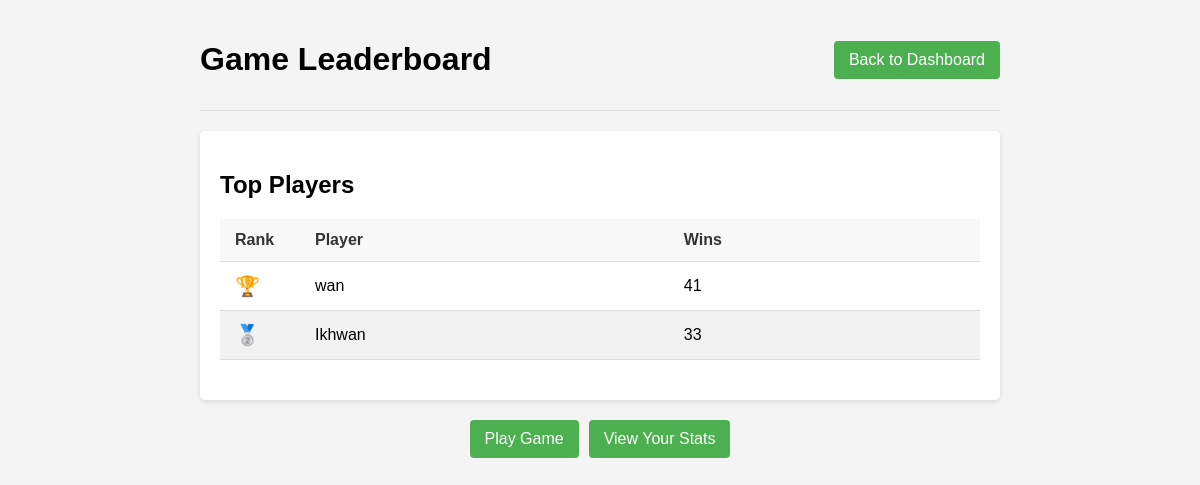
The page /leaderboard on the database as committed earlier.
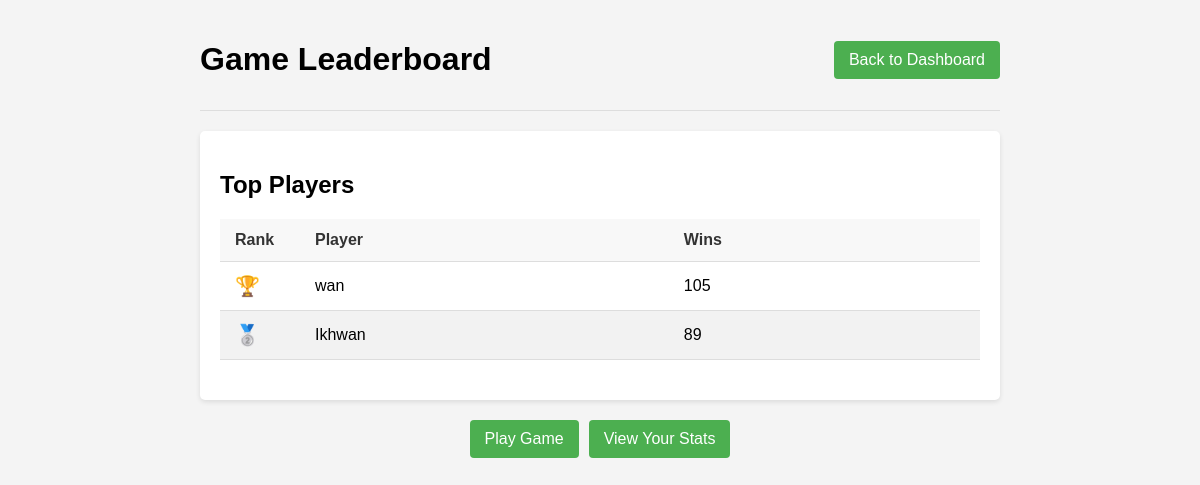
The same page on the database as committed later.
### tables this page shows
CREATE TABLE users (
        id INTEGER PRIMARY KEY,
        username TEXT UNIQUE NOT NULL,
        password_hash TEXT NOT NULL,
        salt TEXT NOT NULL,
        wins INTEGER DEFAULT 0,
        losses INTEGER DEFAULT 0,
        draws INTEGER DEFAULT 0
    );

### main.py (the view)
@app.route('/leaderboard')
def leaderboard():
    conn = setup_database()
    cursor = conn.cursor()
    cursor.execute("SELECT username, wins FROM users ORDER BY wins DESC LIMIT 10")
    top_users = cursor.fetchall()
    conn.close()
    return render_template('leaderboard.html', top_users=top_users)

### main.py (called while the page is built)
def setup_database():
    conn = sqlite3.connect('rps_game.db')
    cursor = conn.cursor()
    cursor.execute('''CREATE TABLE IF NOT EXISTS users (
                        id INTEGER PRIMARY KEY,
                        username TEXT UNIQUE NOT NULL,
                        password_hash TEXT NOT NULL,
                        salt TEXT NOT NULL,
                        wins INTEGER DEFAULT 0,
                        losses INTEGER DEFAULT 0,
                        draws INTEGER DEFAULT 0)''')
    conn.commit()
    return conn

### templates/leaderboard.html (shortened to what this page needs)
<!DOCTYPE html>
<html>
<head>
</head>
<body>
    <div class="container">
        <div class="header">
            <h1>Game Leaderboard</h1>
            <a href="{{ url_for('dashboard') }}" class="button">Back to Dashboard</a>
        </div>
        <div class="leaderboard-card">
            <h2>Top Players</h2>
            {% if top_users %}
            <table class="leaderboard-table">
                <thead>
                    <tr>
                        <th>Rank</th>
                        <th>Player</th>
                        <th>Wins</th>
                    </tr>
                </thead>
                <tbody>
                    {% for user in top_users %}
                    <tr>
                        <td class="rank rank-{{ loop.index }}">
                            {% if loop.index == 1 %}
                            <span class="trophy">🏆</span>
                            {% elif loop.index == 2 %}
                            <span class="trophy">🥈</span>
                            {% elif loop.index == 3 %}
                            <span class="trophy">🥉</span>
                            {% else %}
                            {{ loop.index }}
                            {% endif %}
                        </td>
                        <td>{{ user[0] }}</td>
                        <td>{{ user[1] }}</td>
                    </tr>
                    {% endfor %}
                </tbody>
            </table>
            {% else %}
            <div style="text-align: center; margin: 30px 0;">
                <p>No players have recorded any wins yet. Be the first!</p>
            </div>
            {% endif %}
        </div>
        <div class="nav-buttons">
            <a href="{{ url_for('play_game') }}" class="button">Play Game</a>
            <a href="{{ url_for('view_stats') }}" class="button">View Your Stats</a>
        </div>
    </div>
</body>
</html>

### templates/leaderboard.html (style rules this page uses)
body { font-family: Arial, sans-serif; background-color: #f4f4f4; margin: 0; padding: 0; }
.container { max-width: 800px; margin: 0 auto; padding: 20px; }
.header { display: flex; justify-content: space-between; align-items: center; margin-bottom: 20px; padding-bottom: 10px; border-bottom: 1px solid #ddd; }
.leaderboard-card { background-color: white; border-radius: 5px; box-shadow: 0 2px 5px rgba(0, 0, 0, 0.1); padding: 20px; margin-bottom: 20px; }
.leaderboard-table { width: 100%; border-collapse: collapse; margin: 20px 0; }
.leaderboard-table th, .leaderboard-table td { padding: 12px 15px; text-align: left; border-bottom: 1px solid #ddd; }
.leaderboard-table th { background-color: #f8f8f8; font-weight: bold; color: #333; }
.leaderboard-table tr:nth-child(even) { background-color: #f2f2f2; }
.rank { font-weight: bold; text-align: center; width: 50px; }
.rank-1 { color: gold; }
.rank-2 { color: silver; }
.trophy { font-size: 20px; }
.button { padding: 10px 15px; background-color: #4CAF50; color: white; border: none; border-radius: 4px; cursor: pointer; text-decoration: none; display: inline-block; }
.nav-buttons { display: flex; justify-content: center; gap: 10px; margin-top: 20px; }

Rows that differ between the two databases and show on the page:
changed users "wan": wins "41" → "105"
changed users "Ikhwan": wins "33" → "89"
